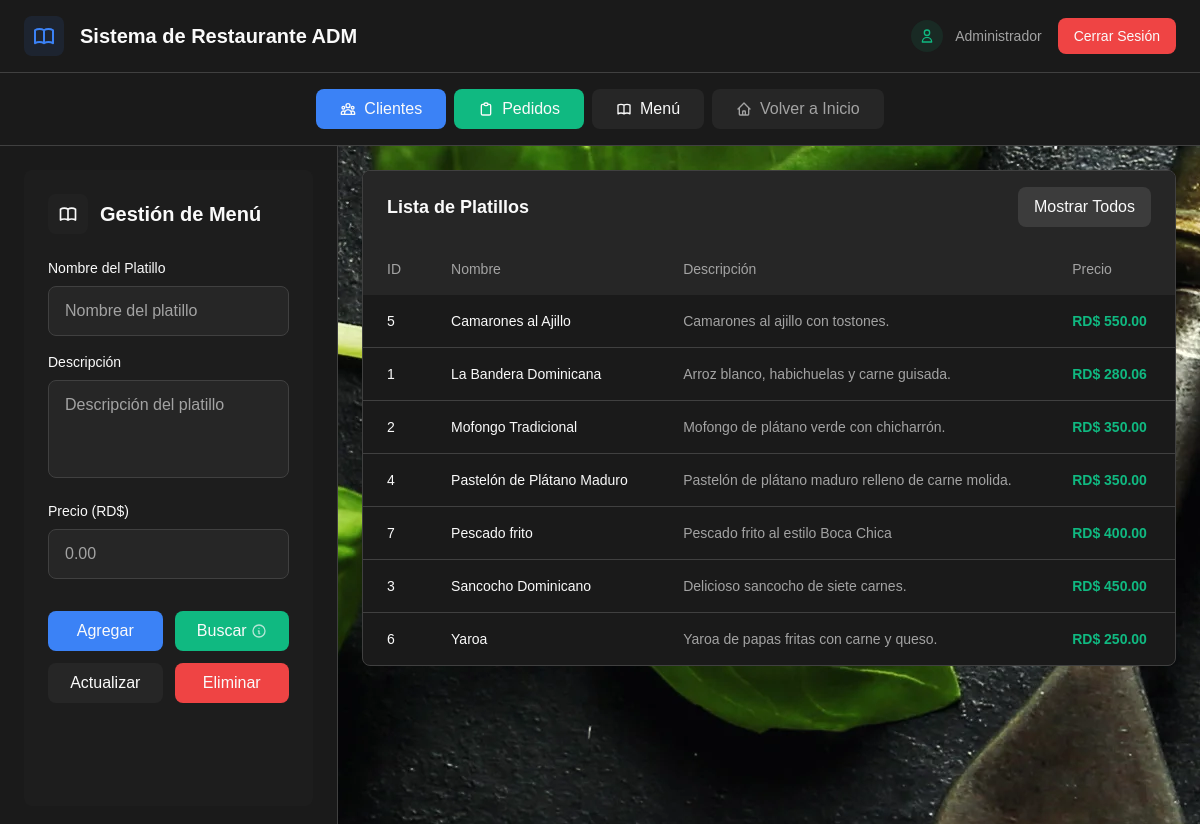
/home/menu/ (signed in), run on the app's committed database.
### Web_Restaurante/models.py (models this page shows, shortened)
class Menu(models.Model):
    nombre = models.CharField(max_length=100)
    descripcion = models.TextField()
    precio = models.DecimalField(max_digits=5, decimal_places=2)

### Web_Restaurante/views.py (the view)
# urls.py: path('home/menu/', views.menu_view, name='menu'),
@login_required
@cache_control(no_cache=True, must_revalidate=True, no_store=True)
def menu_view(request):
    buscar_form = BuscarMenuForm(request.GET)
    dishes = Menu.objects.all().order_by('nombre')
    form = MenuForm()
    if request.method == 'POST':
        if 'actualizar' in request.POST:
            dish_id = request.POST.get('dish_id')
            if dish_id:
                dish = get_object_or_404(Menu, pk=dish_id)
                form = MenuForm(request.POST, instance=dish)
                if form.is_valid():
                    form.save()
                    return redirect('menu')
        elif 'eliminar' in request.POST:
            dish_id = request.POST.get('dish_id')
            if dish_id:
                dish = get_object_or_404(Menu, pk=dish_id)
                dish.delete()
                return redirect('menu')
        elif 'buscar' in request.POST:
            nombre = request.POST.get('nombre')
            if nombre:
                dishes = dishes.filter(nombre__icontains=nombre)
        else:
            form = MenuForm(request.POST)
            if form.is_valid():
                form.save()
                return redirect('menu')
    else:
        form = MenuForm()
    if buscar_form.is_valid():
        nombre = buscar_form.cleaned_data['nombre']
        if nombre:
            dishes = dishes.filter(nombre__icontains=nombre)
    return render(request, 'menu.html', {'form': form, 'buscar_form': buscar_form, 'dishes': dishes})

### Web_Restaurante/forms.py
class MenuForm(forms.ModelForm):
    class Meta:
        model = Menu
        fields = ['nombre', 'descripcion', 'precio']

class BuscarMenuForm(forms.Form):
    nombre = forms.CharField(max_length=100, required=False)

### Web_Restaurante/templates/menu.html (shortened to what this page needs)
{% extends "client.html" %} {% load static %}  {% block sidebar_content %}
<div class="space-y-6">
  <div class="flex items-center space-x-3 mb-6">
    <div
      class="w-10 h-10 bg-secondary/50 rounded-lg flex items-center justify-center"
    >
    </div>
    <h2 class="text-xl font-bold text-foreground">Gestión de Menú</h2>
  </div>
  <form method="post" id="menu-form" class="space-y-4">
    <div>
      <label
        for="dish_name"
        class="block text-sm font-medium text-foreground mb-2"
        >Nombre del Platillo</label
      >
      <input
        type="text"
        name="nombre"
        id="dish_name"
        class="w-full px-4 py-3 bg-input border border-border rounded-lg focus:ring-2 focus:ring-primary focus:border-transparent transition-all duration-200 text-foreground placeholder-muted-foreground"
        placeholder="Nombre del platillo"
      />
    </div>
    <div>
      <label
        for="dish_description"
        class="block text-sm font-medium text-foreground mb-2"
        >Descripción</label
      >
      <textarea
        name="descripcion"
        id="dish_description"
        rows="3"
        class="w-full px-4 py-3 bg-input border border-border rounded-lg focus:ring-2 focus:ring-primary focus:border-transparent transition-all duration-200 text-foreground placeholder-muted-foreground resize-none"
        placeholder="Descripción del platillo"
      ></textarea>
    </div>
    <div>
      <label
        for="dish_price"
        class="block text-sm font-medium text-foreground mb-2"
        >Precio (RD$)</label
      >
      <input
        type="number"
        name="precio"
        id="dish_price"
        step="0.01"
        class="w-full px-4 py-3 bg-input border border-border rounded-lg focus:ring-2 focus:ring-primary focus:border-transparent transition-all duration-200 text-foreground placeholder-muted-foreground"
        placeholder="0.00"
      />
    </div>
    <div class="grid grid-cols-2 gap-3 pt-4">
      <button
        type="submit"
        name="agregar"
        class="bg-primary hover:bg-primary/90 text-primary-foreground px-4 py-2 rounded-lg font-medium transition-all duration-200"
      >
        Agregar
      </button>
      <button
        type="submit"
        name="buscar"
        class="bg-accent hover:bg-accent/90 text-accent-foreground px-4 py-2 rounded-lg font-medium transition-all duration-200 flex items-center justify-center space-x-1"
      >
        <span>Buscar</span>
        <div class="group relative">
          <svg
            class="w-4 h-4 text-accent-foreground/70"
            fill="none"
            stroke="currentColor"
            viewBox="0 0 24 24"
          >
            <path
              stroke-linecap="round"
              stroke-linejoin="round"
              stroke-width="2"
              d="M13 16h-1v-4h-1m1-4h.01M21 12a9 9 0 11-18 0 9 9 0 0118 0z"
            ></path>
          </svg>
        </div>
      </button>
      <button
        type="submit"
        name="actualizar"
        class="bg-secondary hover:bg-secondary/80 text-secondary-foreground px-4 py-2 rounded-lg font-medium transition-all duration-200"
      >
        Actualizar
      </button>
      <button
        type="submit"
        name="eliminar"
        class="bg-destructive hover:bg-destructive/90 text-destructive-foreground px-4 py-2 rounded-lg font-medium transition-all duration-200"
      >
        Eliminar
      </button>
    </div>
  </form>
</div>
{% endblock %} {% block table_content %}
<div class="bg-card rounded-lg border border-border overflow-hidden">
  <div class="bg-secondary px-6 py-4 flex items-center justify-between">
    <h3 class="text-lg font-semibold text-secondary-foreground">
      Lista de Platillos
    </h3>
    <button
      type="button"
      id="show-all-clients"
      class="bg-secondary-foreground/10 hover:bg-secondary-foreground/20 text-secondary-foreground px-4 py-2 rounded-lg font-medium transition-all duration-200"
    >
      Mostrar Todos
    </button>
  </div>
  <div class="overflow-x-auto">
    <table class="w-full">
      <thead class="bg-muted">
        <tr>
          <th
            class="px-6 py-4 text-left text-sm font-medium text-muted-foreground"
          >
            ID
          </th>
          <th
            class="px-6 py-4 text-left text-sm font-medium text-muted-foreground"
          >
            Nombre
          </th>
          <th
            class="px-6 py-4 text-left text-sm font-medium text-muted-foreground"
          >
            Descripción
          </th>
          <th
            class="px-6 py-4 text-left text-sm font-medium text-muted-foreground"
          >
            Precio
          </th>
        </tr>
      </thead>
      <tbody class="divide-y divide-border">
        {% for dish in dishes %}
        <tr
          onclick="fillForm('{{ dish.id }}', '{{ dish.nombre }}', '{{ dish.descripcion }}', '{{ dish.precio }}')"
          class="hover:bg-muted/30 cursor-pointer transition-colors duration-200 dish-row"
          data-dish-id="{{ dish.id }}"
          data-dish-name="{{ dish.nombre|escapejs }}"
          data-dish-description="{{ dish.descripcion|escapejs }}"
          data-dish-price="{{ dish.precio }}"
        >
          <td class="px-6 py-4 text-sm text-foreground">{{ dish.id }}</td>
          <td class="px-6 py-4 text-sm text-foreground font-medium">
            {{ dish.nombre }}
          </td>
          <td class="px-6 py-4 text-sm text-muted-foreground">
            {{ dish.descripcion }}
          </td>
          <td class="px-6 py-4 text-sm text-accent font-semibold">
            RD$ {{ dish.precio }}
          </td>
        </tr>
        {% endfor %}
      </tbody>
    </table>
  </div>
</div>
{% endblock %}

### Web_Restaurante/templates/home.html (shortened to what this page needs)
<!DOCTYPE html>
<html lang="es">
  <head>
    {% load static %}
    <link rel="stylesheet" href="{% static 'css/base_style.css' %}?v=1.1" />
    <script src="https://cdn.tailwindcss.com"></script>
  </head>
  <body class="min-h-screen bg-background text-foreground">
    <header class="bg-card border-b border-border">
      <div class="px-6 py-4">
        <div class="flex items-center justify-between">
          <div class="flex items-center space-x-4">
            <div
              class="w-10 h-10 bg-primary/10 rounded-lg flex items-center justify-center"
            >
            </div>
            <h1 class="text-xl font-bold text-foreground">
              Sistema de Restaurante ADM
            </h1>
          </div>
          <div class="flex items-center space-x-4">
            <div class="flex items-center space-x-3">
              <div
                class="w-8 h-8 bg-accent/10 rounded-full flex items-center justify-center"
              >
                <svg
                  class="w-4 h-4 text-accent"
                  fill="none"
                  stroke="currentColor"
                  viewBox="0 0 24 24"
                >
                  <path
                    stroke-linecap="round"
                    stroke-linejoin="round"
                    stroke-width="2"
                    d="M16 7a4 4 0 11-8 0 4 4 0 018 0zM12 14a7 7 0 00-7 7h14a7 7 0 00-7-7z"
                  ></path>
                </svg>
              </div>
              <span class="text-sm text-muted-foreground"
                >{{ user.username }}</span
              >
            </div>
            <a
              href="{% url 'logout' %}"
              class="bg-destructive hover:bg-destructive/90 text-destructive-foreground px-4 py-2 rounded-lg text-sm font-medium transition-all duration-200"
            >
              Cerrar Sesión
            </a>
          </div>
        </div>
      </div>
    </header>
    <nav class="bg-card border-b border-border">
      <div class="px-6 py-4">
        <div class="flex items-center justify-center space-x-2">
          <a
            href="{% url 'client' %}"
            class="bg-primary hover:bg-primary/90 text-primary-foreground px-6 py-2 rounded-lg font-medium transition-all duration-200 flex items-center space-x-2"
          >
            <span>Clientes</span>
          </a>
          <a
            href="{% url 'orders' %}"
            class="bg-accent hover:bg-accent/90 text-accent-foreground px-6 py-2 rounded-lg font-medium transition-all duration-200 flex items-center space-x-2"
          >
            <svg
              class="w-4 h-4"
              fill="none"
              stroke="currentColor"
              viewBox="0 0 24 24"
            >
              <path
                stroke-linecap="round"
                stroke-linejoin="round"
                stroke-width="2"
                d="M9 5H7a2 2 0 00-2 2v12a2 2 0 002 2h10a2 2 0 002-2V7a2 2 0 00-2-2h-2M9 5a2 2 0 002 2h2a2 2 0 002-2M9 5a2 2 0 012-2h2a2 2 0 012 2"
              ></path>
            </svg>
            <span>Pedidos</span>
          </a>
          <a
            href="{% url 'menu' %}"
            class="bg-secondary hover:bg-secondary/80 text-secondary-foreground px-6 py-2 rounded-lg font-medium transition-all duration-200 flex items-center space-x-2"
          >
            <span>Menú</span>
          </a>
          {% block btn-header-content %}{% endblock %}
        </div>
      </div>
    </nav>
    <main class="flex-1">
      {% block content %}{% endblock %}
    </main>
  </body>
</html>

### Web_Restaurante/static/css/base_style.css (style rules this page uses)
body { margin: 0; font-family: sans-serif; background-image: url('../images/background.webp'); background-size: auto; background-color: #000000; background-repeat: no-repeat; height: 100vh; }

### data on the page
Menu: id "5", nombre "Camarones al Ajillo", descripcion "Camarones al ajillo con tostones.", precio "550.00"
Menu: id "1", nombre "La Bandera Dominicana", descripcion "Arroz blanco, habichuelas y carne guisada.", precio "280.06"
Menu: id "2", nombre "Mofongo Tradicional", descripcion "Mofongo de plátano verde con chicharrón.", precio "350.00"
Menu: id "4", nombre "Pastelón de Plátano Maduro", descripcion "Pastelón de plátano maduro relleno de carne molida.", precio "350.00"
Menu: id "7", nombre "Pescado frito", descripcion "Pescado frito al estilo Boca Chica", precio "400.00"
Menu: id "3", nombre "Sancocho Dominicano", descripcion "Delicioso sancocho de siete carnes.", precio "450.00"
Menu: id "6", nombre "Yaroa", descripcion "Yaroa de papas fritas con carne y queso.", precio "250.00"

### other printed values
{{ user.username }} "Administrador"
